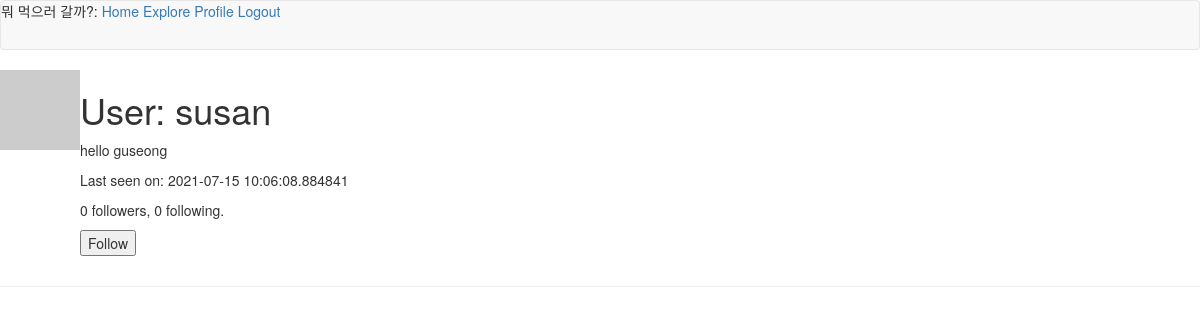
The page /user/susan (signed in) on the database as committed earlier.
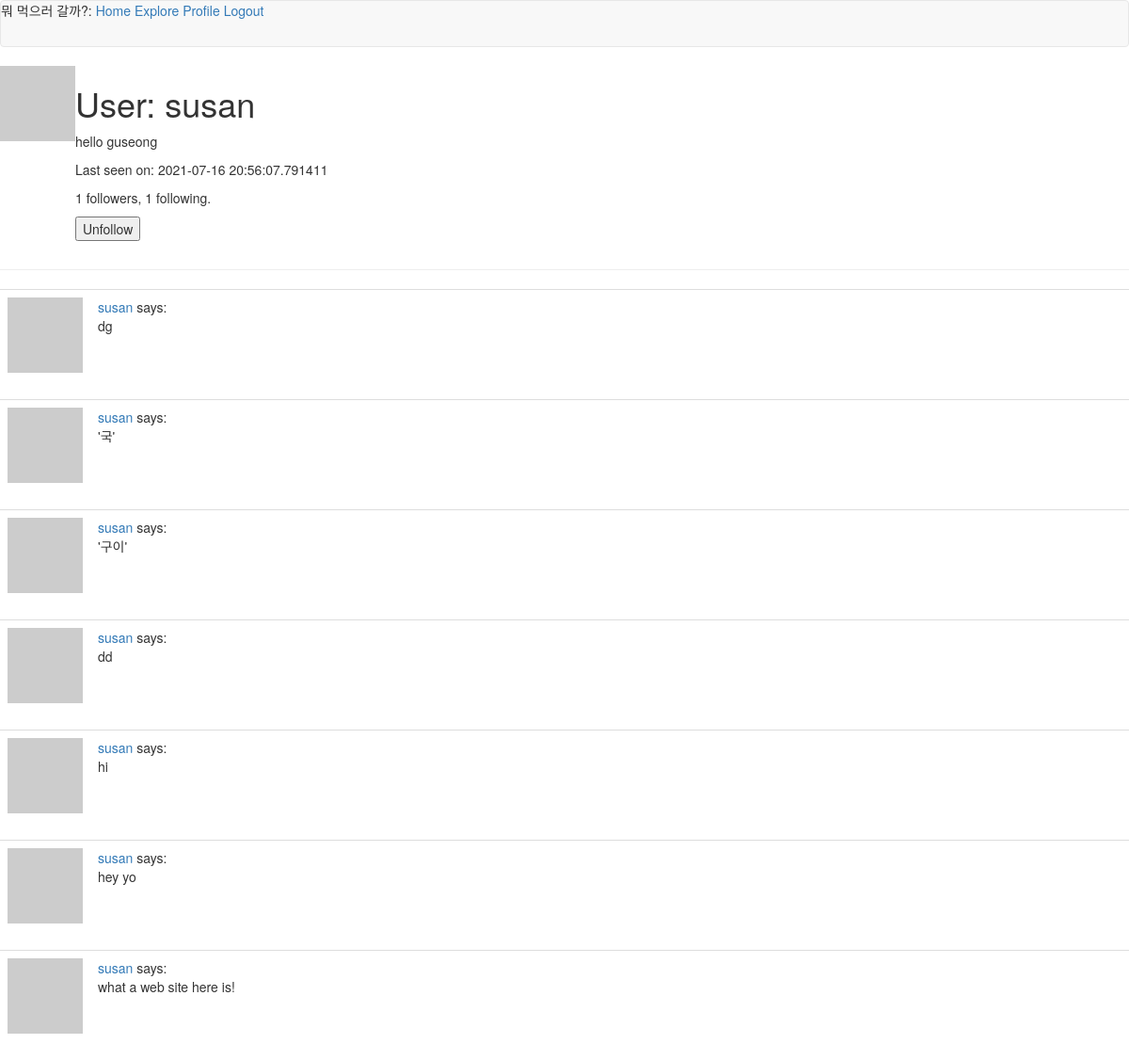
The same page on the database as committed later.
### app/models.py (models this page shows, shortened)
class User(UserMixin, db.Model):
    id = db.Column(db.Integer, primary_key=True)
    username = db.Column(db.String(64), index=True, unique=True)
    email = db.Column(db.String(120), index=True, unique=True)
    password_hash = db.Column(db.String(128))
    posts = db.relationship('Post', backref='author', lazy='dynamic')
    about_me = db.Column(db.String(140))
    last_seen = db.Column(db.DateTime, default=datetime.utcnow)
    followed = db.relationship(
        'User', secondary=followers,
        primaryjoin=(followers.c.follower_id == id),
        secondaryjoin=(followers.c.followed_id == id),
        backref=db.backref('followers', lazy='dynamic'), lazy='dynamic')
    friends = db.relationship("User",#친구 추가 기능
                secondary=association_table,#
                backref='added_by',#
                primaryjoin=id == association_table.c.user_id,#
                secondaryjoin=id == association_table.c.friend_id)#
    def is_following(self, user):
        return self.followed.filter(
            followers.c.followed_id == user.id).count() > 0
    def avatar(self, size):
        digest = md5(self.email.lower().encode('utf-8')).hexdigest()
        return 'https://www.gravatar.com/avatar/{}?d=identicon&s={}'.format(
            digest, size)

class Post(db.Model):
    id = db.Column(db.Integer, primary_key=True)
    body = db.Column(db.String(140))
    timestamp = db.Column(db.DateTime, index=True, default=datetime.utcnow)
    user_id = db.Column(db.Integer, db.ForeignKey('user.id'))

### app/routes.py (the view)
@app.route('/user/<username>')
@login_required
def user(username):
    user = User.query.filter_by(username=username).first_or_404()
    page = request.args.get('page', 1, type=int)
    posts = user.posts.order_by(Post.timestamp.desc()).paginate(
        page, app.config['POSTS_PER_PAGE'], False)
    next_url = url_for('user', username=user.username, page=posts.next_num) \
        if posts.has_next else None
    prev_url = url_for('user', username=user.username, page=posts.prev_num) \
        if posts.has_prev else None
    form = EmptyForm()
    return render_template('user.html', user=user, posts=posts.items,
                           next_url=next_url, prev_url=prev_url, form=form)

### app/forms.py
class EmptyForm(FlaskForm):
    submit = SubmitField('Submit')

### app/models.py (called while the page is built)
@login.user_loader
def load_user(id):
    return User.query.get(int(id))

### app/routes.py (called while the page is built)
@app.before_request
def before_request():
    if current_user.is_authenticated:
        current_user.last_seen = datetime.utcnow()
        db.session.commit()

### app/templates/user.html (shortened to what this page needs)
{% extends "base.html" %}
{% block content %}
    <table>
        <tr valign='top'>
            <td><img src="{{ user.avatar(128) }}"></td>
            <td>
                <h1>User: {{ user.username }}</h1>
                {% if user.about_me %}<p>{{ user.about_me }}</p>{% endif %}
                {% if user.last_seen %}<p>Last seen on: {{ user.last_seen }}</p>{% endif %}
                <p>{{ user.followers.count() }} followers, {{ user.followed.count() }} following.</p>
                {% if user == current_user %}
                <p><a href="{{ url_for('edit_profile') }}">Edit your profile</a></p>
                {% elif not current_user.is_following(user) %}
                <p>
                    <form action="{{ url_for('follow', username=user.username) }}" method="post">
                        {{ form.submit(value='Follow') }}
                    </form>
                </p>
                {% else %}
                <p>
                    <form action="{{ url_for('unfollow', username=user.username) }}" method="post">
                        {{ form.submit(value='Unfollow') }}
                    </form>
                </p>
                {% endif %}
            </td>
        </tr>
    </table>
    <hr>
    {% for post in posts %}
        {% include '_post.html' %}
    {% endfor %}
{% endblock %}

### app/templates/_post.html
<table class="table table-hover">
    <tr>
        <td width="70px">
            <a href="{{ url_for('user', username=post.author.username) }}">
                <img src="{{ post.author.avatar(70) }}" />
            </a>
        </td>
        <td>
            <a href="{{ url_for('user', username=post.author.username) }}">
                {{ post.author.username }}
            </a>
            says:
            <br>
            {{ post.body }}
        </td>
    </tr>
</table>

Rows that differ between the two databases and show on the page:
changed User "susan": last_seen "2021-07-15 10:06:08.884841" → "2021-07-16 20:56:07.791411"
added Post: author.username "susan", body "dg"
added Post: author.username "susan", body "'국'"
added Post: author.username "susan", body "'구이'"
added Post: author.username "susan", body "dd"
added Post: author.username "susan", body "hi"
added Post: author.username "susan", body "hey yo"
added Post: author.username "susan", body "what a web site here is!"
Other text that changed with them:
{{ user.followers.count() }}: "0" → "1"
{{ user.followed.count() }}: "0" → "1"
form field submit: (not shown) → "Unfollow"
form field submit: "Follow" → (not shown)
